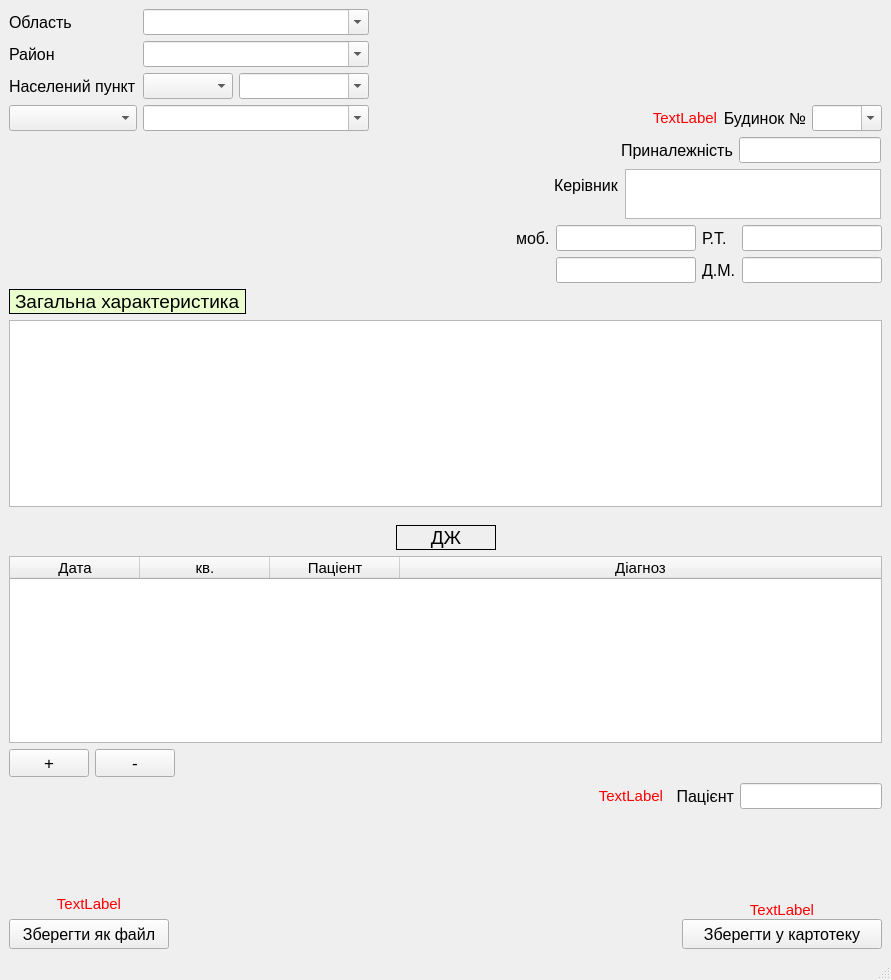
<?xml version="1.0" encoding="UTF-8"?>
<ui version="4.0">
 <class>CardNew</class>
 <widget class="QMainWindow" name="CardNew">
  <property name="geometry">
   <rect>
    <x>0</x>
    <y>0</y>
    <width>891</width>
    <height>980</height>
   </rect>
  </property>
  <property name="windowTitle">
   <string>MainWindow</string>
  </property>
  <widget class="QWidget" name="centralwidget">
   <layout class="QGridLayout" name="gridLayout_2">
    <item row="7" column="0">
     <layout class="QGridLayout" name="gridLayout_9">
      <property name="topMargin">
       <number>9</number>
      </property>
      <property name="horizontalSpacing">
       <number>6</number>
      </property>
      <item row="2" column="0">
       <widget class="QPushButton" name="save_to_fileButton">
        <property name="minimumSize">
         <size>
          <width>160</width>
          <height>30</height>
         </size>
        </property>
        <property name="font">
         <font>
          <pointsize>12</pointsize>
         </font>
        </property>
        <property name="text">
         <string>Зберегти як файл</string>
        </property>
       </widget>
      </item>
      <item row="0" column="0">
       <spacer name="verticalSpacer_3">
        <property name="orientation">
         <enum>Qt::Vertical</enum>
        </property>
        <property name="sizeHint" stdset="0">
         <size>
          <width>20</width>
          <height>40</height>
         </size>
        </property>
       </spacer>
      </item>
      <item row="1" column="0">
       <widget class="QLabel" name="error_save_file">
        <property name="font">
         <font>
          <pointsize>11</pointsize>
         </font>
        </property>
        <property name="styleSheet">
         <string notr="true">color: rgb(255, 0, 0);</string>
        </property>
        <property name="text">
         <string>TextLabel</string>
        </property>
        <property name="alignment">
         <set>Qt::AlignCenter</set>
        </property>
       </widget>
      </item>
      <item row="2" column="1">
       <spacer name="horizontalSpacer_4">
        <property name="orientation">
         <enum>Qt::Horizontal</enum>
        </property>
        <property name="sizeHint" stdset="0">
         <size>
          <width>40</width>
          <height>20</height>
         </size>
        </property>
       </spacer>
      </item>
     </layout>
    </item>
    <item row="1" column="1" colspan="2">
     <layout class="QFormLayout" name="formLayout_2">
      <property name="formAlignment">
       <set>Qt::AlignRight|Qt::AlignTop|Qt::AlignTrailing</set>
      </property>
      <property name="rightMargin">
       <number>7</number>
      </property>
      <item row="0" column="0">
       <widget class="QLabel" name="label_4">
        <property name="font">
         <font>
          <pointsize>12</pointsize>
         </font>
        </property>
        <property name="text">
         <string>Приналежність</string>
        </property>
        <property name="margin">
         <number>2</number>
        </property>
       </widget>
      </item>
      <item row="0" column="1">
       <widget class="QLineEdit" name="affiliation">
        <property name="sizePolicy">
         <sizepolicy hsizetype="Fixed" vsizetype="Fixed">
          <horstretch>0</horstretch>
          <verstretch>0</verstretch>
         </sizepolicy>
        </property>
        <property name="font">
         <font>
          <pointsize>11</pointsize>
         </font>
        </property>
       </widget>
      </item>
     </layout>
    </item>
    <item row="0" column="2">
     <layout class="QGridLayout" name="gridLayout_5">
      <property name="leftMargin">
       <number>150</number>
      </property>
      <property name="topMargin">
       <number>0</number>
      </property>
      <property name="rightMargin">
       <number>0</number>
      </property>
      <property name="bottomMargin">
       <number>0</number>
      </property>
      <item row="0" column="1">
       <spacer name="verticalSpacer_4">
        <property name="orientation">
         <enum>Qt::Vertical</enum>
        </property>
        <property name="sizeHint" stdset="0">
         <size>
          <width>20</width>
          <height>40</height>
         </size>
        </property>
       </spacer>
      </item>
      <item row="1" column="1">
       <widget class="QLabel" name="label_3">
        <property name="font">
         <font>
          <pointsize>12</pointsize>
         </font>
        </property>
        <property name="text">
         <string>Будинок №</string>
        </property>
        <property name="alignment">
         <set>Qt::AlignRight|Qt::AlignTrailing|Qt::AlignVCenter</set>
        </property>
        <property name="margin">
         <number>2</number>
        </property>
       </widget>
      </item>
      <item row="1" column="2">
       <widget class="QComboBox" name="comboBox_house_number">
        <property name="enabled">
         <bool>true</bool>
        </property>
        <property name="minimumSize">
         <size>
          <width>0</width>
          <height>0</height>
         </size>
        </property>
        <property name="maximumSize">
         <size>
          <width>70</width>
          <height>16777215</height>
         </size>
        </property>
        <property name="font">
         <font>
          <pointsize>11</pointsize>
         </font>
        </property>
        <property name="tabletTracking">
         <bool>true</bool>
        </property>
        <property name="autoFillBackground">
         <bool>false</bool>
        </property>
        <property name="editable">
         <bool>true</bool>
        </property>
        <property name="sizeAdjustPolicy">
         <enum>QComboBox::AdjustToContentsOnFirstShow</enum>
        </property>
       </widget>
      </item>
      <item row="1" column="0">
       <widget class="QLabel" name="error_house_numb">
        <property name="font">
         <font>
          <pointsize>11</pointsize>
         </font>
        </property>
        <property name="styleSheet">
         <string notr="true">color: rgb(255, 0, 0);</string>
        </property>
        <property name="text">
         <string>TextLabel</string>
        </property>
        <property name="alignment">
         <set>Qt::AlignRight|Qt::AlignTrailing|Qt::AlignVCenter</set>
        </property>
       </widget>
      </item>
     </layout>
    </item>
    <item row="7" column="2">
     <layout class="QGridLayout" name="gridLayout_6">
      <property name="sizeConstraint">
       <enum>QLayout::SetDefaultConstraint</enum>
      </property>
      <property name="leftMargin">
       <number>0</number>
      </property>
      <property name="rightMargin">
       <number>0</number>
      </property>
      <property name="spacing">
       <number>0</number>
      </property>
      <item row="0" column="1">
       <spacer name="verticalSpacer_2">
        <property name="orientation">
         <enum>Qt::Vertical</enum>
        </property>
        <property name="sizeHint" stdset="0">
         <size>
          <width>20</width>
          <height>40</height>
         </size>
        </property>
       </spacer>
      </item>
      <item row="1" column="1">
       <widget class="QLabel" name="error_save">
        <property name="font">
         <font>
          <pointsize>11</pointsize>
         </font>
        </property>
        <property name="styleSheet">
         <string notr="true">color: rgb(255, 0, 0);</string>
        </property>
        <property name="text">
         <string>TextLabel</string>
        </property>
        <property name="alignment">
         <set>Qt::AlignCenter</set>
        </property>
       </widget>
      </item>
      <item row="2" column="0">
       <spacer name="horizontalSpacer_7">
        <property name="orientation">
         <enum>Qt::Horizontal</enum>
        </property>
        <property name="sizeHint" stdset="0">
         <size>
          <width>150</width>
          <height>20</height>
         </size>
        </property>
       </spacer>
      </item>
      <item row="2" column="1">
       <widget class="QPushButton" name="saveButton">
        <property name="minimumSize">
         <size>
          <width>200</width>
          <height>30</height>
         </size>
        </property>
        <property name="maximumSize">
         <size>
          <width>250</width>
          <height>16777215</height>
         </size>
        </property>
        <property name="font">
         <font>
          <pointsize>12</pointsize>
         </font>
        </property>
        <property name="text">
         <string>Зберегти у картотеку</string>
        </property>
       </widget>
      </item>
     </layout>
    </item>
    <item row="5" column="2">
     <layout class="QGridLayout" name="gridLayout_8">
      <property name="leftMargin">
       <number>96</number>
      </property>
      <item row="0" column="0">
       <widget class="QLabel" name="error_name_patient">
        <property name="font">
         <font>
          <pointsize>11</pointsize>
         </font>
        </property>
        <property name="styleSheet">
         <string notr="true">color: rgb(255, 0, 0);</string>
        </property>
        <property name="text">
         <string>TextLabel</string>
        </property>
        <property name="alignment">
         <set>Qt::AlignRight|Qt::AlignTrailing|Qt::AlignVCenter</set>
        </property>
       </widget>
      </item>
      <item row="0" column="1">
       <widget class="QLabel" name="label_9">
        <property name="font">
         <font>
          <pointsize>12</pointsize>
         </font>
        </property>
        <property name="text">
         <string>Пацієнт</string>
        </property>
        <property name="alignment">
         <set>Qt::AlignRight|Qt::AlignTrailing|Qt::AlignVCenter</set>
        </property>
        <property name="margin">
         <number>2</number>
        </property>
       </widget>
      </item>
      <item row="0" column="2">
       <widget class="QLineEdit" name="pat_name">
        <property name="sizePolicy">
         <sizepolicy hsizetype="Fixed" vsizetype="Fixed">
          <horstretch>0</horstretch>
          <verstretch>0</verstretch>
         </sizepolicy>
        </property>
        <property name="font">
         <font>
          <pointsize>11</pointsize>
         </font>
        </property>
        <property name="text">
         <string/>
        </property>
       </widget>
      </item>
     </layout>
    </item>
    <item row="0" column="0">
     <layout class="QGridLayout" name="gridLayout_4">
      <item row="2" column="0">
       <widget class="QLabel" name="label_4_6">
        <property name="font">
         <font>
          <pointsize>12</pointsize>
         </font>
        </property>
        <property name="text">
         <string>Населений пункт</string>
        </property>
        <property name="margin">
         <number>2</number>
        </property>
       </widget>
      </item>
      <item row="3" column="0">
       <widget class="QComboBox" name="comboBox_streets">
        <property name="minimumSize">
         <size>
          <width>110</width>
          <height>0</height>
         </size>
        </property>
        <property name="font">
         <font>
          <pointsize>11</pointsize>
         </font>
        </property>
       </widget>
      </item>
      <item row="3" column="1">
       <widget class="QComboBox" name="comboBox_streets_name">
        <property name="enabled">
         <bool>true</bool>
        </property>
        <property name="minimumSize">
         <size>
          <width>200</width>
          <height>0</height>
         </size>
        </property>
        <property name="font">
         <font>
          <pointsize>11</pointsize>
         </font>
        </property>
        <property name="tabletTracking">
         <bool>true</bool>
        </property>
        <property name="autoFillBackground">
         <bool>false</bool>
        </property>
        <property name="editable">
         <bool>true</bool>
        </property>
        <property name="sizeAdjustPolicy">
         <enum>QComboBox::AdjustToContentsOnFirstShow</enum>
        </property>
       </widget>
      </item>
      <item row="2" column="1">
       <layout class="QFormLayout" name="formLayout_3">
        <item row="0" column="0">
         <widget class="QComboBox" name="comboBox_locality_type">
          <property name="enabled">
           <bool>true</bool>
          </property>
          <property name="minimumSize">
           <size>
            <width>90</width>
            <height>0</height>
           </size>
          </property>
          <property name="font">
           <font>
            <pointsize>11</pointsize>
           </font>
          </property>
          <property name="tabletTracking">
           <bool>true</bool>
          </property>
          <property name="autoFillBackground">
           <bool>false</bool>
          </property>
          <property name="editable">
           <bool>false</bool>
          </property>
          <property name="sizeAdjustPolicy">
           <enum>QComboBox::AdjustToContentsOnFirstShow</enum>
          </property>
         </widget>
        </item>
        <item row="0" column="1">
         <widget class="QComboBox" name="comboBox_locality_name">
          <property name="enabled">
           <bool>true</bool>
          </property>
          <property name="minimumSize">
           <size>
            <width>130</width>
            <height>0</height>
           </size>
          </property>
          <property name="font">
           <font>
            <pointsize>11</pointsize>
           </font>
          </property>
          <property name="tabletTracking">
           <bool>true</bool>
          </property>
          <property name="autoFillBackground">
           <bool>false</bool>
          </property>
          <property name="editable">
           <bool>true</bool>
          </property>
          <property name="sizeAdjustPolicy">
           <enum>QComboBox::AdjustToContentsOnFirstShow</enum>
          </property>
         </widget>
        </item>
       </layout>
      </item>
      <item row="1" column="0">
       <widget class="QLabel" name="label_4_4">
        <property name="font">
         <font>
          <pointsize>12</pointsize>
         </font>
        </property>
        <property name="text">
         <string>Район</string>
        </property>
        <property name="margin">
         <number>2</number>
        </property>
       </widget>
      </item>
      <item row="0" column="0">
       <widget class="QLabel" name="label_4_5">
        <property name="font">
         <font>
          <pointsize>12</pointsize>
         </font>
        </property>
        <property name="text">
         <string>Область</string>
        </property>
        <property name="margin">
         <number>2</number>
        </property>
       </widget>
      </item>
      <item row="1" column="1">
       <widget class="QComboBox" name="comboBox_district_name">
        <property name="enabled">
         <bool>true</bool>
        </property>
        <property name="font">
         <font>
          <pointsize>11</pointsize>
         </font>
        </property>
        <property name="tabletTracking">
         <bool>true</bool>
        </property>
        <property name="autoFillBackground">
         <bool>false</bool>
        </property>
        <property name="editable">
         <bool>true</bool>
        </property>
        <property name="sizeAdjustPolicy">
         <enum>QComboBox::AdjustToContentsOnFirstShow</enum>
        </property>
       </widget>
      </item>
      <item row="0" column="1">
       <widget class="QComboBox" name="comboBox_region_name">
        <property name="enabled">
         <bool>true</bool>
        </property>
        <property name="font">
         <font>
          <pointsize>11</pointsize>
         </font>
        </property>
        <property name="tabletTracking">
         <bool>true</bool>
        </property>
        <property name="autoFillBackground">
         <bool>false</bool>
        </property>
        <property name="editable">
         <bool>true</bool>
        </property>
        <property name="sizeAdjustPolicy">
         <enum>QComboBox::AdjustToContentsOnFirstShow</enum>
        </property>
       </widget>
      </item>
     </layout>
    </item>
    <item row="2" column="1" colspan="2">
     <layout class="QFormLayout" name="formLayout">
      <property name="formAlignment">
       <set>Qt::AlignRight|Qt::AlignTop|Qt::AlignTrailing</set>
      </property>
      <property name="rightMargin">
       <number>7</number>
      </property>
      <item row="0" column="0">
       <widget class="QLabel" name="label_5">
        <property name="font">
         <font>
          <pointsize>12</pointsize>
         </font>
        </property>
        <property name="text">
         <string>Керівник</string>
        </property>
        <property name="margin">
         <number>2</number>
        </property>
       </widget>
      </item>
      <item row="0" column="1">
       <widget class="QTextEdit" name="manager">
        <property name="sizePolicy">
         <sizepolicy hsizetype="Fixed" vsizetype="Fixed">
          <horstretch>0</horstretch>
          <verstretch>0</verstretch>
         </sizepolicy>
        </property>
        <property name="maximumSize">
         <size>
          <width>16777215</width>
          <height>50</height>
         </size>
        </property>
        <property name="font">
         <font>
          <pointsize>11</pointsize>
         </font>
        </property>
       </widget>
      </item>
     </layout>
    </item>
    <item row="7" column="1">
     <spacer name="horizontalSpacer">
      <property name="orientation">
       <enum>Qt::Horizontal</enum>
      </property>
      <property name="sizeHint" stdset="0">
       <size>
        <width>40</width>
        <height>20</height>
       </size>
      </property>
     </spacer>
    </item>
    <item row="6" column="2">
     <spacer name="verticalSpacer">
      <property name="orientation">
       <enum>Qt::Vertical</enum>
      </property>
      <property name="sizeHint" stdset="0">
       <size>
        <width>20</width>
        <height>40</height>
       </size>
      </property>
     </spacer>
    </item>
    <item row="3" column="0" colspan="3">
     <layout class="QVBoxLayout" name="verticalLayout">
      <item>
       <layout class="QGridLayout" name="gridLayout">
        <item row="1" column="4">
         <widget class="QLineEdit" name="mobile_2">
          <property name="sizePolicy">
           <sizepolicy hsizetype="Fixed" vsizetype="Fixed">
            <horstretch>0</horstretch>
            <verstretch>0</verstretch>
           </sizepolicy>
          </property>
          <property name="maximumSize">
           <size>
            <width>140</width>
            <height>16777215</height>
           </size>
          </property>
          <property name="font">
           <font>
            <pointsize>11</pointsize>
           </font>
          </property>
         </widget>
        </item>
        <item row="0" column="0">
         <spacer name="horizontalSpacer_3">
          <property name="orientation">
           <enum>Qt::Horizontal</enum>
          </property>
          <property name="sizeHint" stdset="0">
           <size>
            <width>40</width>
            <height>20</height>
           </size>
          </property>
         </spacer>
        </item>
        <item row="1" column="5">
         <widget class="QLabel" name="label_8">
          <property name="font">
           <font>
            <pointsize>12</pointsize>
           </font>
          </property>
          <property name="text">
           <string>Д.М.</string>
          </property>
          <property name="margin">
           <number>2</number>
          </property>
         </widget>
        </item>
        <item row="0" column="1">
         <spacer name="horizontalSpacer_5">
          <property name="orientation">
           <enum>Qt::Horizontal</enum>
          </property>
          <property name="sizeHint" stdset="0">
           <size>
            <width>40</width>
            <height>20</height>
           </size>
          </property>
         </spacer>
        </item>
        <item row="0" column="3">
         <widget class="QLabel" name="label_6">
          <property name="font">
           <font>
            <pointsize>12</pointsize>
           </font>
          </property>
          <property name="text">
           <string>моб.</string>
          </property>
          <property name="margin">
           <number>2</number>
          </property>
         </widget>
        </item>
        <item row="0" column="4">
         <widget class="QLineEdit" name="mobile_1">
          <property name="sizePolicy">
           <sizepolicy hsizetype="Fixed" vsizetype="Fixed">
            <horstretch>0</horstretch>
            <verstretch>0</verstretch>
           </sizepolicy>
          </property>
          <property name="maximumSize">
           <size>
            <width>140</width>
            <height>16777215</height>
           </size>
          </property>
          <property name="font">
           <font>
            <pointsize>11</pointsize>
           </font>
          </property>
          <property name="text">
           <string/>
          </property>
         </widget>
        </item>
        <item row="0" column="2">
         <spacer name="horizontalSpacer_6">
          <property name="orientation">
           <enum>Qt::Horizontal</enum>
          </property>
          <property name="sizeHint" stdset="0">
           <size>
            <width>40</width>
            <height>20</height>
           </size>
          </property>
         </spacer>
        </item>
        <item row="0" column="5">
         <widget class="QLabel" name="label_7">
          <property name="font">
           <font>
            <pointsize>12</pointsize>
           </font>
          </property>
          <property name="text">
           <string>Р.Т.</string>
          </property>
          <property name="margin">
           <number>2</number>
          </property>
         </widget>
        </item>
        <item row="1" column="6">
         <widget class="QLineEdit" name="home_phone">
          <property name="sizePolicy">
           <sizepolicy hsizetype="Fixed" vsizetype="Fixed">
            <horstretch>0</horstretch>
            <verstretch>0</verstretch>
           </sizepolicy>
          </property>
          <property name="maximumSize">
           <size>
            <width>140</width>
            <height>16777215</height>
           </size>
          </property>
          <property name="font">
           <font>
            <pointsize>11</pointsize>
           </font>
          </property>
         </widget>
        </item>
        <item row="0" column="6">
         <widget class="QLineEdit" name="work_phone">
          <property name="sizePolicy">
           <sizepolicy hsizetype="Fixed" vsizetype="Fixed">
            <horstretch>0</horstretch>
            <verstretch>0</verstretch>
           </sizepolicy>
          </property>
          <property name="maximumSize">
           <size>
            <width>140</width>
            <height>16777215</height>
           </size>
          </property>
          <property name="font">
           <font>
            <pointsize>11</pointsize>
           </font>
          </property>
          <property name="text">
           <string/>
          </property>
         </widget>
        </item>
       </layout>
      </item>
      <item>
       <layout class="QFormLayout" name="formLayout_8">
        <property name="bottomMargin">
         <number>0</number>
        </property>
        <item row="0" column="0">
         <widget class="QLabel" name="label_2">
          <property name="font">
           <font>
            <pointsize>14</pointsize>
           </font>
          </property>
          <property name="styleSheet">
           <string notr="true">background-color: rgb(234, 255, 205);</string>
          </property>
          <property name="frameShape">
           <enum>QFrame::Box</enum>
          </property>
          <property name="text">
           <string>Загальна характеристика</string>
          </property>
          <property name="margin">
           <number>2</number>
          </property>
         </widget>
        </item>
        <item row="0" column="1">
         <spacer name="horizontalSpacer_8">
          <property name="orientation">
           <enum>Qt::Horizontal</enum>
          </property>
          <property name="sizeHint" stdset="0">
           <size>
            <width>40</width>
            <height>20</height>
           </size>
          </property>
         </spacer>
        </item>
       </layout>
      </item>
      <item>
       <widget class="QTextEdit" name="general_chatacteristics">
        <property name="font">
         <font>
          <pointsize>11</pointsize>
         </font>
        </property>
        <property name="mouseTracking">
         <bool>false</bool>
        </property>
        <property name="html">
         <string>&lt;!DOCTYPE HTML PUBLIC &quot;-//W3C//DTD HTML 4.0//EN&quot; &quot;http://www.w3.org/TR/REC-html40/strict.dtd&quot;&gt;
&lt;html&gt;&lt;head&gt;&lt;meta name=&quot;qrichtext&quot; content=&quot;1&quot; /&gt;&lt;style type=&quot;text/css&quot;&gt;
p, li { white-space: pre-wrap; }
&lt;/style&gt;&lt;/head&gt;&lt;body style=&quot; font-family:'MS Shell Dlg 2'; font-size:11pt; font-weight:400; font-style:normal;&quot;&gt;
&lt;p style=&quot;-qt-paragraph-type:empty; margin-top:0px; margin-bottom:0px; margin-left:0px; margin-right:0px; -qt-block-indent:0; text-indent:0px;&quot;&gt;&lt;br /&gt;&lt;/p&gt;&lt;/body&gt;&lt;/html&gt;</string>
        </property>
       </widget>
      </item>
     </layout>
    </item>
    <item row="5" column="1">
     <spacer name="horizontalSpacer_2">
      <property name="orientation">
       <enum>Qt::Horizontal</enum>
      </property>
      <property name="sizeHint" stdset="0">
       <size>
        <width>40</width>
        <height>20</height>
       </size>
      </property>
     </spacer>
    </item>
    <item row="4" column="0" colspan="3">
     <layout class="QFormLayout" name="formLayout_4">
      <property name="topMargin">
       <number>12</number>
      </property>
      <item row="1" column="0" colspan="2">
       <widget class="QTableWidget" name="tableWidget_diag">
        <property name="font">
         <font>
          <pointsize>11</pointsize>
         </font>
        </property>
        <attribute name="horizontalHeaderDefaultSectionSize">
         <number>130</number>
        </attribute>
        <attribute name="horizontalHeaderShowSortIndicator" stdset="0">
         <bool>false</bool>
        </attribute>
        <attribute name="horizontalHeaderStretchLastSection">
         <bool>true</bool>
        </attribute>
        <attribute name="verticalHeaderDefaultSectionSize">
         <number>30</number>
        </attribute>
        <attribute name="verticalHeaderMinimumSectionSize">
         <number>24</number>
        </attribute>
        <column>
         <property name="text">
          <string>Дата</string>
         </property>
        </column>
        <column>
         <property name="text">
          <string>кв.</string>
         </property>
        </column>
        <column>
         <property name="text">
          <string>Паціент</string>
         </property>
        </column>
        <column>
         <property name="text">
          <string>Діагноз</string>
         </property>
        </column>
       </widget>
      </item>
      <item row="2" column="0">
       <layout class="QGridLayout" name="gridLayout_3">
        <item row="0" column="1">
         <widget class="QPushButton" name="del_from_diag_Button">
          <property name="font">
           <font>
            <pointsize>13</pointsize>
           </font>
          </property>
          <property name="text">
           <string>-</string>
          </property>
         </widget>
        </item>
        <item row="0" column="0">
         <widget class="QPushButton" name="add_to_diag_Button">
          <property name="font">
           <font>
            <pointsize>13</pointsize>
           </font>
          </property>
          <property name="text">
           <string>+</string>
          </property>
         </widget>
        </item>
       </layout>
      </item>
      <item row="0" column="0" colspan="2">
       <layout class="QGridLayout" name="gridLayout_7">
        <item row="0" column="2">
         <spacer name="horizontalSpacer_9">
          <property name="orientation">
           <enum>Qt::Horizontal</enum>
          </property>
          <property name="sizeHint" stdset="0">
           <size>
            <width>40</width>
            <height>20</height>
           </size>
          </property>
         </spacer>
        </item>
        <item row="0" column="1">
         <widget class="QLabel" name="label_10">
          <property name="minimumSize">
           <size>
            <width>100</width>
            <height>25</height>
           </size>
          </property>
          <property name="font">
           <font>
            <pointsize>14</pointsize>
           </font>
          </property>
          <property name="layoutDirection">
           <enum>Qt::LeftToRight</enum>
          </property>
          <property name="frameShape">
           <enum>QFrame::Box</enum>
          </property>
          <property name="frameShadow">
           <enum>QFrame::Plain</enum>
          </property>
          <property name="text">
           <string>ДЖ</string>
          </property>
          <property name="alignment">
           <set>Qt::AlignCenter</set>
          </property>
         </widget>
        </item>
        <item row="0" column="0">
         <spacer name="horizontalSpacer_10">
          <property name="orientation">
           <enum>Qt::Horizontal</enum>
          </property>
          <property name="sizeHint" stdset="0">
           <size>
            <width>40</width>
            <height>20</height>
           </size>
          </property>
         </spacer>
        </item>
       </layout>
      </item>
     </layout>
    </item>
   </layout>
   <zorder>horizontalSpacer</zorder>
   <zorder>horizontalSpacer_2</zorder>
   <zorder>verticalSpacer</zorder>
   <zorder></zorder>
  </widget>
  <widget class="QMenuBar" name="menubar">
   <property name="geometry">
    <rect>
     <x>0</x>
     <y>0</y>
     <width>891</width>
     <height>21</height>
    </rect>
   </property>
  </widget>
  <widget class="QStatusBar" name="statusbar"/>
 </widget>
 <resources/>
 <connections/>
</ui>
